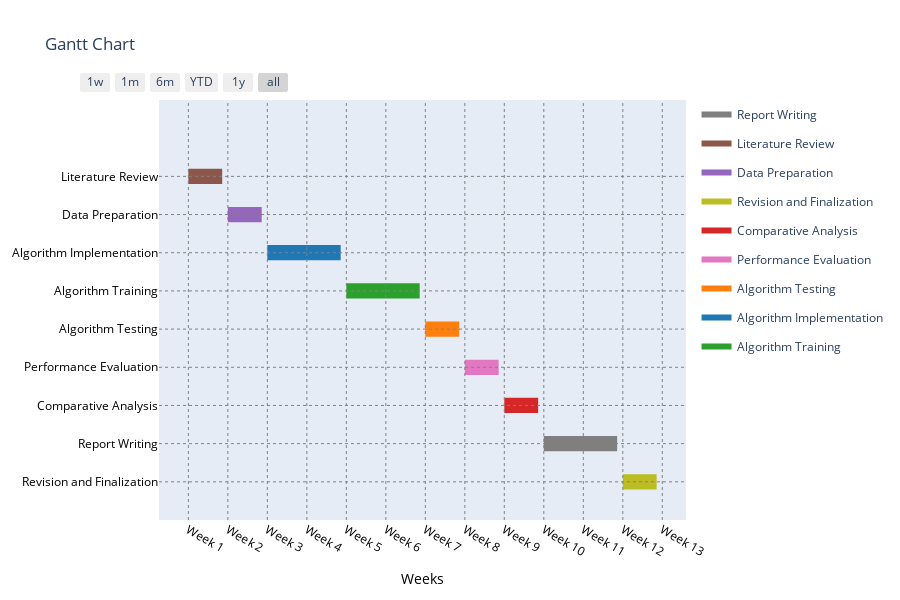

The code cell stored with this chart in its notebook:
### Code cell
import plotly.figure_factory as ff

# Define the task details with week numbers
tasks = [
    {'Task': 'Literature Review', 'Start': '2024-01-01', 'Finish': '2024-01-07'},
    {'Task': 'Data Preparation', 'Start': '2024-01-08', 'Finish': '2024-01-14'},
    {'Task': 'Algorithm Implementation', 'Start': '2024-01-15', 'Finish': '2024-01-28'},
    {'Task': 'Algorithm Training', 'Start': '2024-01-29', 'Finish': '2024-02-11'},
    {'Task': 'Algorithm Testing', 'Start': '2024-02-12', 'Finish': '2024-02-18'},
    {'Task': 'Performance Evaluation', 'Start': '2024-02-19', 'Finish': '2024-02-25'},
    {'Task': 'Comparative Analysis', 'Start': '2024-02-26', 'Finish': '2024-03-03'},
    {'Task': 'Report Writing', 'Start': '2024-03-04', 'Finish': '2024-03-17'},
    {'Task': 'Revision and Finalization', 'Start': '2024-03-18', 'Finish': '2024-03-24'}
]

# Create the Gantt chart
fig = ff.create_gantt(tasks, index_col='Task', show_colorbar=True, group_tasks=True)

# Define the week tick values and texts
week_ticks = ['2024-01-01', '2024-01-08', '2024-01-15', '2024-01-22', '2024-01-29', '2024-02-05', '2024-02-12', '2024-02-19', '2024-02-26', '2024-03-04', '2024-03-11', '2024-03-18', '2024-03-25']
week_texts = ['Week 1', 'Week 2', 'Week 3', 'Week 4', 'Week 5', 'Week 6', 'Week 7', 'Week 8', 'Week 9', 'Week 10', 'Week 11', 'Week 12', 'Week 13']

# Update the layout to show week numbers and set label colors to black
fig.update_layout(
    xaxis=dict(
        title='Weeks',
        tickmode='array',
        tickvals=week_ticks,
        ticktext=week_texts,
        titlefont=dict(color='black'),
        tickfont=dict(color='black')
    ),
    yaxis=dict(
        titlefont=dict(color='black'),
        tickfont=dict(color='black')
    )
)

# Add vertical lines for each week
for week in week_ticks:
    fig.add_vline(x=week, line=dict(color="grey", width=1, dash="dot"))

# Calculate the positions for horizontal lines
task_positions = [i for i in range(len(tasks))]

# Add horizontal lines for each task row
for pos in task_positions:
    fig.add_hline(y=pos, line=dict(color="grey", width=1, dash="dot"))

# Show the Gantt chart
fig.show()

### Figure 1 — Plotly figure (JSON) as saved in the notebook; plotly's stock layout.template omitted (floating-point values rounded to 4 significant figures)
{"data": [{"fill": "toself", "fillcolor": "rgb(127, 127, 127)", "hoverinfo": "name", "legendgroup": "rgb(127, 127, 127)", "mode": "none", "name": "Report Writing", "showlegend": true, "type": "scatter", "x": ["2024-03-04", "2024-03-17", "2024-03-17", "2024-03-04"], "y": [0.8, 0.8, 1.2, 1.2]}, {"fill": "toself", "fillcolor": "rgb(140, 86, 75)", "hoverinfo": "name", "legendgroup": "rgb(140, 86, 75)", "mode": "none", "name": "Literature Review", "showlegend": true, "type": "scatter", "x": ["2024-01-01", "2024-01-07", "2024-01-07", "2024-01-01"], "y": [7.8, 7.8, 8.2, 8.2]}, {"fill": "toself", "fillcolor": "rgb(148, 103, 189)", "hoverinfo": "name", "legendgroup": "rgb(148, 103, 189)", "mode": "none", "name": "Data Preparation", "showlegend": true, "type": "scatter", "x": ["2024-01-08", "2024-01-14", "2024-01-14", "2024-01-08"], "y": [6.8, 6.8, 7.2, 7.2]}, {"fill": "toself", "fillcolor": "rgb(188, 189, 34)", "hoverinfo": "name", "legendgroup": "rgb(188, 189, 34)", "mode": "none", "name": "Revision and Finalization", "showlegend": true, "type": "scatter", "x": ["2024-03-18", "2024-03-24", "2024-03-24", "2024-03-18"], "y": [-0.2, -0.2, 0.2, 0.2]}, {"fill": "toself", "fillcolor": "rgb(214, 39, 40)", "hoverinfo": "name", "legendgroup": "rgb(214, 39, 40)", "mode": "none", "name": "Comparative Analysis", "showlegend": true, "type": "scatter", "x": ["2024-02-26", "2024-03-03", "2024-03-03", "2024-02-26"], "y": [1.8, 1.8, 2.2, 2.2]}, {"fill": "toself", "fillcolor": "rgb(227, 119, 194)", "hoverinfo": "name", "legendgroup": "rgb(227, 119, 194)", "mode": "none", "name": "Performance Evaluation", "showlegend": true, "type": "scatter", "x": ["2024-02-19", "2024-02-25", "2024-02-25", "2024-02-19"], "y": [2.8, 2.8, 3.2, 3.2]}, {"fill": "toself", "fillcolor": "rgb(255, 127, 14)", "hoverinfo": "name", "legendgroup": "rgb(255, 127, 14)", "mode": "none", "name": "Algorithm Testing", "showlegend": true, "type": "scatter", "x": ["2024-02-12", "2024-02-18", "2024-02-18", "2024-02-12"], "y": [3.8, 3.8, 4.2, 4.2]}, {"fill": "toself", "fillcolor": "rgb(31, 119, 180)", "hoverinfo": "name", "legendgroup": "rgb(31, 119, 180)", "mode": "none", "name": "Algorithm Implementation", "showlegend": true, "type": "scatter", "x": ["2024-01-15", "2024-01-28", "2024-01-28", "2024-01-15"], "y": [5.8, 5.8, 6.2, 6.2]}, {"fill": "toself", "fillcolor": "rgb(44, 160, 44)", "hoverinfo": "name", "legendgroup": "rgb(44, 160, 44)", "mode": "none", "name": "Algorithm Training", "showlegend": true, "type": "scatter", "x": ["2024-01-29", "2024-02-11", "2024-02-11", "2024-01-29"], "y": [4.8, 4.8, 5.2, 5.2]}, {"legendgroup": "rgb(127, 127, 127)", "marker": {"color": "rgb(127, 127, 127)", "opacity": 0, "size": 1}, "mode": "markers", "name": "", "showlegend": false, "text": [null, null], "type": "scatter", "x": ["2024-03-04", "2024-03-17"], "y": [1, 1]}, {"legendgroup": "rgb(140, 86, 75)", "marker": {"color": "rgb(140, 86, 75)", "opacity": 0, "size": 1}, "mode": "markers", "name": "", "showlegend": false, "text": [null, null], "type": "scatter", "x": ["2024-01-01", "2024-01-07"], "y": [8, 8]}, {"legendgroup": "rgb(148, 103, 189)", "marker": {"color": "rgb(148, 103, 189)", "opacity": 0, "size": 1}, "mode": "markers", "name": "", "showlegend": false, "text": [null, null], "type": "scatter", "x": ["2024-01-08", "2024-01-14"], "y": [7, 7]}, {"legendgroup": "rgb(188, 189, 34)", "marker": {"color": "rgb(188, 189, 34)", "opacity": 0, "size": 1}, "mode": "markers", "name": "", "showlegend": false, "text": [null, null], "type": "scatter", "x": ["2024-03-18", "2024-03-24"], "y": [0, 0]}, {"legendgroup": "rgb(214, 39, 40)", "marker": {"color": "rgb(214, 39, 40)", "opacity": 0, "size": 1}, "mode": "markers", "name": "", "showlegend": false, "text": [null, null], "type": "scatter", "x": ["2024-02-26", "2024-03-03"], "y": [2, 2]}, {"legendgroup": "rgb(227, 119, 194)", "marker": {"color": "rgb(227, 119, 194)", "opacity": 0, "size": 1}, "mode": "markers", "name": "", "showlegend": false, "text": [null, null], "type": "scatter", "x": ["2024-02-19", "2024-02-25"], "y": [3, 3]}, {"legendgroup": "rgb(255, 127, 14)", "marker": {"color": "rgb(255, 127, 14)", "opacity": 0, "size": 1}, "mode": "markers", "name": "", "showlegend": false, "text": [null, null], "type": "scatter", "x": ["2024-02-12", "2024-02-18"], "y": [4, 4]}, {"legendgroup": "rgb(31, 119, 180)", "marker": {"color": "rgb(31, 119, 180)", "opacity": 0, "size": 1}, "mode": "markers", "name": "", "showlegend": false, "text": [null, null], "type": "scatter", "x": ["2024-01-15", "2024-01-28"], "y": [6, 6]}, {"legendgroup": "rgb(44, 160, 44)", "marker": {"color": "rgb(44, 160, 44)", "opacity": 0, "size": 1}, "mode": "markers", "name": "", "showlegend": false, "text": [null, null], "type": "scatter", "x": ["2024-01-29", "2024-02-11"], "y": [5, 5]}], "layout": {"height": 600, "hovermode": "closest", "shapes": [{"line": {"color": "grey", "dash": "dot", "width": 1}, "type": "line", "x0": "2024-01-01", "x1": "2024-01-01", "xref": "x", "y0": 0, "y1": 1, "yref": "y domain"}, {"line": {"color": "grey", "dash": "dot", "width": 1}, "type": "line", "x0": "2024-01-08", "x1": "2024-01-08", "xref": "x", "y0": 0, "y1": 1, "yref": "y domain"}, {"line": {"color": "grey", "dash": "dot", "width": 1}, "type": "line", "x0": "2024-01-15", "x1": "2024-01-15", "xref": "x", "y0": 0, "y1": 1, "yref": "y domain"}, {"line": {"color": "grey", "dash": "dot", "width": 1}, "type": "line", "x0": "2024-01-22", "x1": "2024-01-22", "xref": "x", "y0": 0, "y1": 1, "yref": "y domain"}, {"line": {"color": "grey", "dash": "dot", "width": 1}, "type": "line", "x0": "2024-01-29", "x1": "2024-01-29", "xref": "x", "y0": 0, "y1": 1, "yref": "y domain"}, {"line": {"color": "grey", "dash": "dot", "width": 1}, "type": "line", "x0": "2024-02-05", "x1": "2024-02-05", "xref": "x", "y0": 0, "y1": 1, "yref": "y domain"}, {"line": {"color": "grey", "dash": "dot", "width": 1}, "type": "line", "x0": "2024-02-12", "x1": "2024-02-12", "xref": "x", "y0": 0, "y1": 1, "yref": "y domain"}, {"line": {"color": "grey", "dash": "dot", "width": 1}, "type": "line", "x0": "2024-02-19", "x1": "2024-02-19", "xref": "x", "y0": 0, "y1": 1, "yref": "y domain"}, {"line": {"color": "grey", "dash": "dot", "width": 1}, "type": "line", "x0": "2024-02-26", "x1": "2024-02-26", "xref": "x", "y0": 0, "y1": 1, "yref": "y domain"}, {"line": {"color": "grey", "dash": "dot", "width": 1}, "type": "line", "x0": "2024-03-04", "x1": "2024-03-04", "xref": "x", "y0": 0, "y1": 1, "yref": "y domain"}, {"line": {"color": "grey", "dash": "dot", "width": 1}, "type": "line", "x0": "2024-03-11", "x1": "2024-03-11", "xref": "x", "y0": 0, "y1": 1, "yref": "y domain"}, {"line": {"color": "grey", "dash": "dot", "width": 1}, "type": "line", "x0": "2024-03-18", "x1": "2024-03-18", "xref": "x", "y0": 0, "y1": 1, "yref": "y domain"}, {"line": {"color": "grey", "dash": "dot", "width": 1}, "type": "line", "x0": "2024-03-25", "x1": "2024-03-25", "xref": "x", "y0": 0, "y1": 1, "yref": "y domain"}, {"line": {"color": "grey", "dash": "dot", "width": 1}, "type": "line", "x0": 0, "x1": 1, "xref": "x domain", "y0": 0, "y1": 0, "yref": "y"}, {"line": {"color": "grey", "dash": "dot", "width": 1}, "type": "line", "x0": 0, "x1": 1, "xref": "x domain", "y0": 1, "y1": 1, "yref": "y"}, {"line": {"color": "grey", "dash": "dot", "width": 1}, "type": "line", "x0": 0, "x1": 1, "xref": "x domain", "y0": 2, "y1": 2, "yref": "y"}, {"line": {"color": "grey", "dash": "dot", "width": 1}, "type": "line", "x0": 0, "x1": 1, "xref": "x domain", "y0": 3, "y1": 3, "yref": "y"}, {"line": {"color": "grey", "dash": "dot", "width": 1}, "type": "line", "x0": 0, "x1": 1, "xref": "x domain", "y0": 4, "y1": 4, "yref": "y"}, {"line": {"color": "grey", "dash": "dot", "width": 1}, "type": "line", "x0": 0, "x1": 1, "xref": "x domain", "y0": 5, "y1": 5, "yref": "y"}, {"line": {"color": "grey", "dash": "dot", "width": 1}, "type": "line", "x0": 0, "x1": 1, "xref": "x domain", "y0": 6, "y1": 6, "yref": "y"}, {"line": {"color": "grey", "dash": "dot", "width": 1}, "type": "line", "x0": 0, "x1": 1, "xref": "x domain", "y0": 7, "y1": 7, "yref": "y"}, {"line": {"color": "grey", "dash": "dot", "width": 1}, "type": "line", "x0": 0, "x1": 1, "xref": "x domain", "y0": 8, "y1": 8, "yref": "y"}], "showlegend": true, "title": {"text": "Gantt Chart"}, "xaxis": {"rangeselector": {"buttons": [{"count": 7, "label": "1w", "step": "day", "stepmode": "backward"}, {"count": 1, "label": "1m", "step": "month", "stepmode": "backward"}, {"count": 6, "label": "6m", "step": "month", "stepmode": "backward"}, {"count": 1, "label": "YTD", "step": "year", "stepmode": "todate"}, {"count": 1, "label": "1y", "step": "year", "stepmode": "backward"}, {"step": "all"}]}, "showgrid": false, "tickfont": {"color": "black"}, "tickmode": "array", "ticktext": ["Week 1", "Week 2", "Week 3", "Week 4", "Week 5", "Week 6", "Week 7", "Week 8", "Week 9", "Week 10", "Week 11", "Week 12", "Week 13"], "tickvals": ["2024-01-01", "2024-01-08", "2024-01-15", "2024-01-22", "2024-01-29", "2024-02-05", "2024-02-12", "2024-02-19", "2024-02-26", "2024-03-04", "2024-03-11", "2024-03-18", "2024-03-25"], "title": {"font": {"color": "black"}, "text": "Weeks"}, "type": "date", "zeroline": false}, "yaxis": {"autorange": false, "range": [-1, 10], "showgrid": false, "tickfont": {"color": "black"}, "ticktext": ["Revision and Finalization", "Report Writing", "Comparative Analysis", "Performance Evaluation", "Algorithm Testing", "Algorithm Training", "Algorithm Implementation", "Data Preparation", "Literature Review"], "tickvals": [0, 1, 2, 3, 4, 5, 6, 7, 8], "title": {"font": {"color": "black"}}, "zeroline": false}}}
